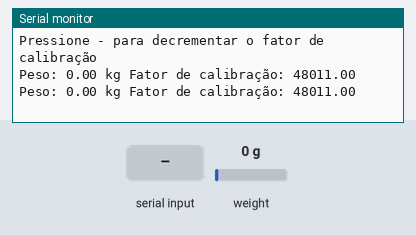
This sketch was run on a simulated Arduino Uno, built with avr-gcc and run on an emulated ATmega328P. On the bench: the last lines printed to the serial monitor. Inputs (shaded band) come from the test bench; at power-on: weight on the scale 0 g.

Above: at 6.2 s.
6.3 s: weight on the scale set to 100 g
At 6.7 s:
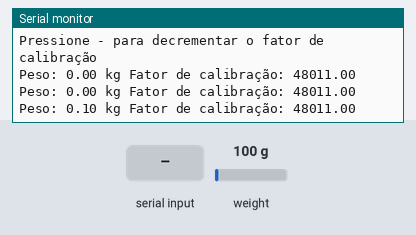
7.8 s: "+" received over Serial
At 8.6 s:
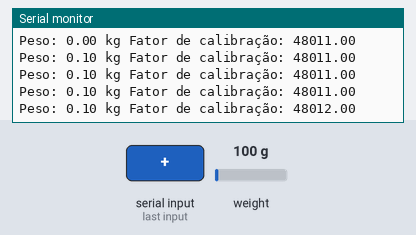
9.3 s: weight on the scale set to 1250 g
At 9.8 s:
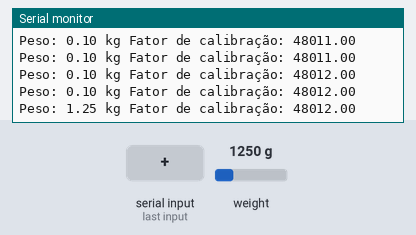
10.8 s: "-" received over Serial
At 11.6 s:
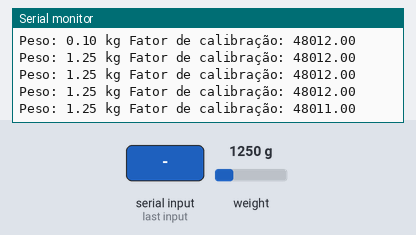
Timing chart, 0 to 13.3 s (numbered marks = the images above; inputs shaded):
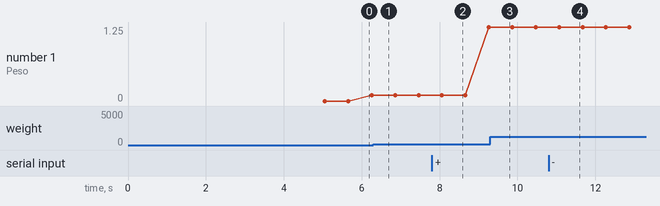

The sketch:

balanca.ino
```cpp
/*
Tutorial: Calibração de uma Célula de Carga
Autor: Curto Circuito
Descrição: Programa para calibrar célula com o uso de um peso conhecido. */

#include "HX711.h"

HX711 balanca(3, 2);                                                                        /* SCK= pino 2 e DT= pino 3 */

float calibration_factor = 48011.00;                                                        /* Fator de calibração para ajuste da célula */
float peso;                                                                                 /* variável peso */

void setup() {                                                                              /* rotina de configurações */
  Serial.begin(9600);                                                                       /* Baud rate da comunicação */
  Serial.println("Remova todos os pesos da balança");                                       /* Printa "Remova todos os pesos da balança" na COM */
  delay(1000);                                                                              /* atraso de 1000ms = 1s */
  Serial.println("Após estabilização das leituras, coloque o peso conhecido na balança");   /* Printa "Após estabilização das leituras, coloque o peso conhecido na balança" na COM */
  delay(1000);                                                                              /* atraso de 1000ms = 1s */
  Serial.println("Pressione + para incrementar o fator de calibração");                     /* Printa "Pressione + para incrementar o fator de calibração" na COM */
  Serial.println("Pressione - para decrementar o fator de calibração");                     /* Printa "Pressione - para decrementar o fator de calibração" na COM */
  delay(1000);                                                                              /* atraso de 1000ms = 1s */
  balanca.set_scale();                                                                      /* seta escala */
  balanca.tare();                                                                           /* escala da tara */

  long zero_factor = balanca.read_average();                                                /* Realizando a leitura */
}

void loop() {                                                                               /* chama função de loop */

  balanca.set_scale(calibration_factor);                                                    /* a balanca está em função do fator de calibração */

  Serial.print("Peso: ");                                                                   /* Printa "Peso:" na COM */
  peso = balanca.get_units(), 10;                                                           /* imprime peso  */
  if (peso < 0)                                                                             /* se a unidade for menor que 0 será considerado 0 */
  {
    peso = 0.00;                                                                            /* Para o caso do peso ser negativo, o valor apresentado será 0  */
  }
  Serial.print(peso);                                                                       /* Printa o peso na serial  */
  Serial.print(" kg");                                                                      /* Printa "kg" na serial   */
  Serial.print(" Fator de calibração: ");                                                   /* Printa "Fator de calibração:" na serial */
  Serial.print(calibration_factor);                                                         /* Printa o fator de calibração na serial */
  Serial.println();                                                                         /* Pula linha no serial */
  delay(500);                                                                               /* atraso de 500ms = 0.5s*/

  if(Serial.available())                                                                    /* caso sejam inseridos caracteres no serial */
  {
    char temp = Serial.read();
    if(temp == '+')                                                                         /* Se o + for pressionado     */
      calibration_factor += 1;                                                              /* incrementa 1 no fator de calibração   */
    else if(temp == '-')                                                                    /* Caso o - seja pressionado   */
      calibration_factor -= 1;                                                              /* Decrementa 1 do fator de calibração  */
  }
}
```

Measured:
- after the input at 7.8 s, the serial monitor: prints a new line after 0.26 s (image 2)
- after the input at 10.8 s, the serial monitor: prints a new line after 0.27 s (image 4)
- plotted number 1: 0.1 → 1.25 after the input at 7.8 s
